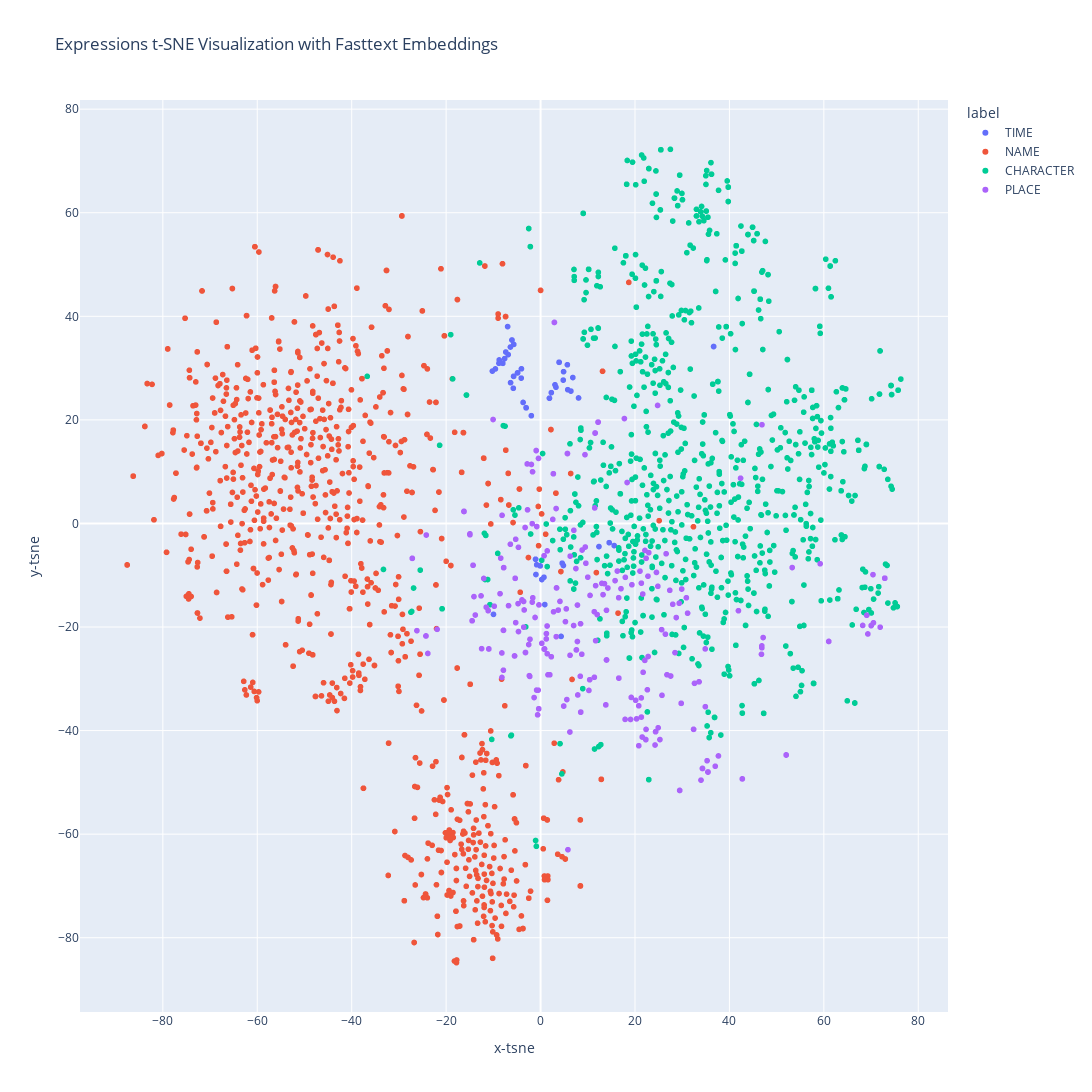

The notebook cell this image was saved under:
### Code cell
fig = px.scatter(
    ft_df_words,
    x="x-tsne",
    y="y-tsne",
    color="label",
    hover_data={"text": True, "label": True},
    title="Expressions t-SNE Visualization with Fasttext Embeddings",
    width=1200,
    height=1200,
)

# Show plot
fig.show()

### Figure 1 — Plotly figure (JSON) as saved in the notebook; plotly's stock layout.template omitted (floating-point values rounded to 4 significant figures; data arrays with more than 128 entries replaced by an {"elided": "..."} marker saying what was removed)
{"data": [{"customdata": [["World War I", "TIME"], ["college days", "TIME"], ["childhood days", "TIME"], ["1981", "TIME"], ["1962", "TIME"], ["New Year", "TIME"], ["childhood", "TIME"], ["childhood", "TIME"], ["World War II", "TIME"], ["3000 years ago", "TIME"], ["island", "TIME"], ["modern times", "TIME"], ["1990s", "TIME"], ["next morning", "TIME"], ["1960s", "TIME"], ["20 years", "TIME"], ["1959", "TIME"], ["1960s", "TIME"], ["1983", "TIME"], ["three decades earlier", "TIME"], ["Korean War", "TIME"], ["during the war", "TIME"], ["post–World War II", "TIME"], ["10 years", "TIME"], ["1918", "TIME"], ["1860s", "TIME"], ["1970s", "TIME"], ["World War I", "TIME"], ["2002", "TIME"], ["2002", "TIME"], ["early 1970s", "TIME"], ["day of the competition", "TIME"], ["Battle of Gonzales", "TIME"], ["Battle of the Alamo", "TIME"], ["19th century", "TIME"], ["2011", "TIME"], ["2070", "TIME"], ["Few years later", "TIME"], ["1970s", "TIME"], ["summer", "TIME"], ["Christmas", "TIME"], ["Christmas", "TIME"], ["Christmas", "TIME"], ["1964", "TIME"], ["Korean War", "TIME"], ["autumn of 1950", "TIME"], ["Christmas week", "TIME"], ["1972", "TIME"], ["1938", "TIME"], ["Two days before Christmas", "TIME"], ["1930s", "TIME"], ["1999", "TIME"], ["3rd century BC", "TIME"], ["Sino-Indian War", "TIME"], ["holidays", "TIME"], ["Korean War", "TIME"], ["1994", "TIME"], ["5th century BC", "TIME"]], "hovertemplate": "label=%{customdata[1]}<br>x-tsne=%{x}<br>y-tsne=%{y}<br>text=%{customdata[0]}<extra></extra>", "legendgroup": "TIME", "marker": {"color": "#636efa", "symbol": "circle"}, "mode": "markers", "name": "TIME", "showlegend": true, "type": "scattergl", "x": [-1.056, 6.428, 5.76, -6.856, -8.766, -9.966, 36.66, 36.66, -0.8204, 2.283, 0.9008, 4.345, -4.049, 6.839, -5.704, 1.878, -8.813, -5.704, -7.368, 3.055, 0.2642, 14.53, -0.06441, 1.88, -10.2, -5.774, -4.879, -1.057, -6.055, -6.055, -4.1, 15.59, 4.573, 4.838, -3.702, -6.974, -1.952, 3.264, -4.879, 8.043, 3.93, 3.93, 3.93, -7.999, 0.2642, 12.37, 4.873, -7.611, -9.567, 4.807, -6.356, -5.673, -3.049, -0.9787, 5.679, 0.7188, -6.383, -3.07], "xaxis": "x", "y": [-6.914, 25.56, 25.83, 32.6, 31.57, -17.56, 34.17, 34.17, -7.985, 25.26, -15.66, -21.81, 29.86, 28.18, 28.4, 24.2, 30.92, 28.4, 33.1, 26.78, -10.83, -3.707, -8.202, 24.17, 29.42, 26.1, 29.08, -6.915, 35.42, 35.42, 28.06, -4.269, -7.676, -8.12, 23.37, 38.01, 20.81, 26.3, 29.08, 24.23, 31.12, 31.12, 31.12, 30.92, -10.83, -4.463, 29.31, 31.83, 29.84, 27.68, 27.19, 34.57, 22.32, -9.86, 30.64, -10.39, 34.07, 22.36], "yaxis": "y"}, {"customdata": {"elided": "961x2 str values"}, "hovertemplate": "label=%{customdata[1]}<br>x-tsne=%{x}<br>y-tsne=%{y}<br>text=%{customdata[0]}<extra></extra>", "legendgroup": "NAME", "marker": {"color": "#EF553B", "symbol": "circle"}, "mode": "markers", "name": "NAME", "showlegend": true, "type": "scattergl", "x": {"elided": "961 float values"}, "xaxis": "x", "y": {"elided": "961 float values"}, "yaxis": "y"}, {"customdata": {"elided": "892x2 str values"}, "hovertemplate": "label=%{customdata[1]}<br>x-tsne=%{x}<br>y-tsne=%{y}<br>text=%{customdata[0]}<extra></extra>", "legendgroup": "CHARACTER", "marker": {"color": "#00cc96", "symbol": "circle"}, "mode": "markers", "name": "CHARACTER", "showlegend": true, "type": "scattergl", "x": {"elided": "892 float values"}, "xaxis": "x", "y": {"elided": "892 float values"}, "yaxis": "y"}, {"customdata": {"elided": "274x2 str values"}, "hovertemplate": "label=%{customdata[1]}<br>x-tsne=%{x}<br>y-tsne=%{y}<br>text=%{customdata[0]}<extra></extra>", "legendgroup": "PLACE", "marker": {"color": "#ab63fa", "symbol": "circle"}, "mode": "markers", "name": "PLACE", "showlegend": true, "type": "scattergl", "x": {"elided": "274 float values"}, "xaxis": "x", "y": {"elided": "274 float values"}, "yaxis": "y"}], "layout": {"height": 1200, "legend": {"title": {"text": "label"}, "tracegroupgap": 0}, "title": {"text": "Expressions t-SNE Visualization with Fasttext Embeddings"}, "width": 1200, "xaxis": {"anchor": "y", "domain": [0, 1], "title": {"text": "x-tsne"}}, "yaxis": {"anchor": "x", "domain": [0, 1], "title": {"text": "y-tsne"}}}}
